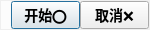
<?xml version="1.0" encoding="UTF-8"?>
<ui version="4.0">
 <class>RecordUiClass</class>
 <widget class="QDialog" name="RecordUiClass">
  <property name="geometry">
   <rect>
    <x>0</x>
    <y>0</y>
    <width>150</width>
    <height>30</height>
   </rect>
  </property>
  <property name="minimumSize">
   <size>
    <width>150</width>
    <height>30</height>
   </size>
  </property>
  <property name="maximumSize">
   <size>
    <width>150</width>
    <height>30</height>
   </size>
  </property>
  <property name="windowTitle">
   <string>Record</string>
  </property>
  <layout class="QHBoxLayout" name="horizontalLayout">
   <property name="spacing">
    <number>0</number>
   </property>
   <property name="leftMargin">
    <number>1</number>
   </property>
   <property name="topMargin">
    <number>1</number>
   </property>
   <property name="rightMargin">
    <number>1</number>
   </property>
   <property name="bottomMargin">
    <number>1</number>
   </property>
   <item>
    <widget class="QWidget" name="content_widget" native="true">
     <property name="styleSheet">
      <string notr="true"/>
     </property>
     <layout class="QHBoxLayout" name="horizontalLayout_2">
      <property name="spacing">
       <number>0</number>
      </property>
      <property name="leftMargin">
       <number>0</number>
      </property>
      <property name="topMargin">
       <number>0</number>
      </property>
      <property name="rightMargin">
       <number>0</number>
      </property>
      <property name="bottomMargin">
       <number>0</number>
      </property>
      <item>
       <widget class="QWidget" name="handle_widget" native="true">
        <property name="sizePolicy">
         <sizepolicy hsizetype="Preferred" vsizetype="MinimumExpanding">
          <horstretch>0</horstretch>
          <verstretch>0</verstretch>
         </sizepolicy>
        </property>
        <property name="minimumSize">
         <size>
          <width>10</width>
          <height>0</height>
         </size>
        </property>
        <property name="styleSheet">
         <string notr="true">background-color:rgba(255,255,255,0.8)</string>
        </property>
       </widget>
      </item>
      <item>
       <widget class="QPushButton" name="start_button">
        <property name="sizePolicy">
         <sizepolicy hsizetype="MinimumExpanding" vsizetype="MinimumExpanding">
          <horstretch>0</horstretch>
          <verstretch>0</verstretch>
         </sizepolicy>
        </property>
        <property name="font">
         <font>
          <family>Microsoft YaHei</family>
          <pointsize>-1</pointsize>
          <weight>75</weight>
          <bold>true</bold>
         </font>
        </property>
        <property name="styleSheet">
         <string notr="true">font-size:14px</string>
        </property>
        <property name="text">
         <string>开始⭕</string>
        </property>
       </widget>
      </item>
      <item>
       <widget class="QPushButton" name="close_button">
        <property name="sizePolicy">
         <sizepolicy hsizetype="MinimumExpanding" vsizetype="MinimumExpanding">
          <horstretch>0</horstretch>
          <verstretch>0</verstretch>
         </sizepolicy>
        </property>
        <property name="font">
         <font>
          <family>Microsoft YaHei</family>
          <pointsize>-1</pointsize>
          <weight>75</weight>
          <bold>true</bold>
         </font>
        </property>
        <property name="styleSheet">
         <string notr="true">font-size:14px</string>
        </property>
        <property name="text">
         <string>取消❌</string>
        </property>
       </widget>
      </item>
     </layout>
    </widget>
   </item>
  </layout>
 </widget>
 <resources/>
 <connections/>
</ui>
